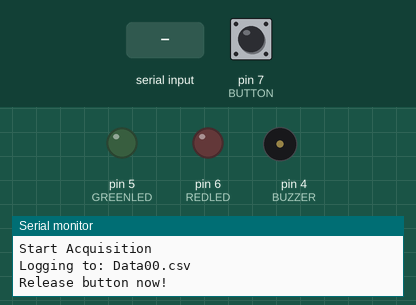
This sketch was run on a simulated Arduino Uno, built with avr-gcc and run on an emulated ATmega328P. Parts: output pins drawn as LEDs (lit = HIGH), buzzer (waves = sounding, pin HIGH), the last lines printed to the serial monitor. Wiring (inferred from the names in the program): DS1307 clock at I2C address 0x68. Inputs (shaded band) come from the test bench; at power-on: pin 7 (BUTTON) LOW. The local clock reads 2024-03-15 10:24:30 at power-on unless the sketch sets it; storage starts empty.

Above: at 1.2 s.
1.3 s: "R,45\n" received over Serial
At 6.9 s:
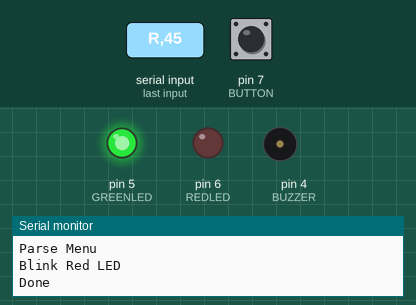
7.6 s: "1000\n" received over the second serial link
At 17.8 s:
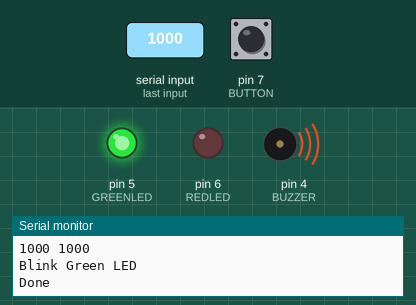
21.6 s: "1\n" received over the second serial link
At 27.6 s:
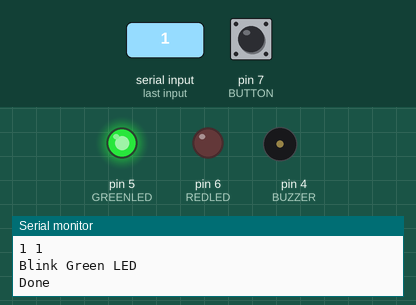
28.4 s: "R,45\n" received over Serial
At 32.0 s:
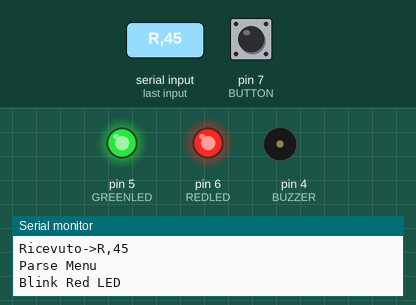
Timing chart, 0 to 33.7 s (numbered marks = the images above; inputs shaded):
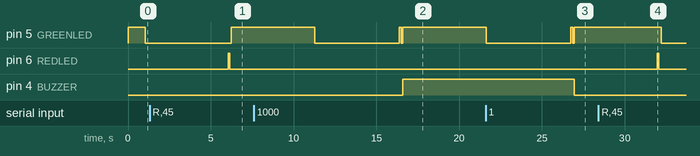

Measured:
- after the input at 1.3 s, pin 6 (REDLED): LOW → HIGH after 4.7 s, → LOW 0.10 s later
- after the input at 7.6 s, pin 4 (BUZZER): LOW → HIGH after 9.0 s
- after the input at 21.6 s, pin 4 (BUZZER): HIGH → LOW after 5.3 s
- after the input at 28.4 s, pin 6 (REDLED): LOW → HIGH after 3.6 s, → LOW 0.10 s later

The sketch:

S300buttonsAndLedAlarm.ino
```cpp
/*
  SD300buttonsAndLed

  Get data from an ELT S300 print on monitor
  and record to SD
  Start and stop by button

  CONNECTIONS
  Arduino S300

  Arduino  J13
  5V      4-5V
  GND     3-GND
  2-Rx    5-TxD
  3-Tx    6-RxD


  Digital pins
  4 Active Buzzer
  5 Green Led
  6 Red Led optional
  7 Pushbutton for start and stop logging
  2016/02/19

  Remember SS is on pin 10
  11,12 and 13 are used bi SPI and SD

  Added Time using DS1307
  Pin used A4 (SDA),A5 (SDL)

  Button on PIN 7
  LED green on PIN 5
  LED red on PIN 6

  2016/03/21
  Added Alarm on pin 3
  Added all libraries to the sketch folder

  2016/04/04
  Added different alarm tones for different ranges

  /Arduino Button Library by Jack Christensen
  https://github.com/JChristensen/Button

  //Arduino DS1307 librery by Peter Schmelzer & Oliver Kraus
*/

#include <SoftwareSerial.h>
#include <SPI.h>
#include <SdFat.h>

#include <Wire.h>
#include "DS1307new.h"     //by Peter Schmelzer & Oliver Kraus
#include "Button.h"        //https://github.com/JChristensen/Button

#define BUZZER 4
#define ALARMFREQ2000 880
#define ALARMFREQ1500 660
#define ALARMFREQ1000 440

// Log file base name.  Must be six characters or less.
#define FILE_BASE_NAME "Data"

#define GREENLED 5  //PWM pin
#define REDLED 6 //PWM pin
#define BUTTON 7
#define PULLUP false        //To keep things simple, we use the Arduino's internal pullup resistor.
#define INVERT true        //Since the pullup resistor will keep the pin high unless the
//switch is closed, this is negative logic, i.e. a high state
//means the button is NOT pressed. (Assuming a normally open switch.)
#define DEBOUNCE_MS 20     //A debounce time of 20 milliseconds usually works well for tactile button switches.
#define LONG_PRESS 1000    //We define a "long press" to be 1000 milliseconds.

#define INLENGTH 5          //Needed for input with termination
#define INTERMINATOR 13     //Needed for input with termination
char inString[INLENGTH + 1]; //Needed for input with termination
int inCount;                //Needed for input with termination
char comm;

// SD chip select pin.  Be sure to disable any other SPI devices such as Enet.
const uint8_t chipSelect = SS;

#define rxPin 2
#define txPin 3

SoftwareSerial mySerial(rxPin, txPin); // RX, TX

// File system object.
SdFat sd;

// Log file.
SdFile file;

bool InAcq = false;

int ore, minuti, secondi;

Button pushbutton(BUTTON, PULLUP, INVERT, DEBOUNCE_MS);    //Declare the button

//Serial input withEndMarker
//http://forum.arduino.cc/index.php?topic=288234.0
const byte numChars = 32;
char receivedChars[numChars];  // an array to store the received data
boolean newData = false;

// Error messages stored in flash.
#define error(msg) sd.errorHalt(F(msg))

unsigned int ppm;

boolean isAlarm = false;
int MaxCO2 = 2000;
int CO2Level1 = 1000;
int CO2Level2 = 1500;

//==============================================================================
// User functions.
//------------------------------------------------------------------------------
void TestSens() {
  Serial.println(F("Sensors Test"));
}
//------------------------------------------------------------------------------
void SetTime() {
  RTC.stopClock();
  Serial.println(F("SetTime"));
  Serial.print(F("Year"));
  GetCharFromSerial();
  ore = atoi(inString); //Use the same variables for Year..
  Serial.print(F("Month"));
  GetCharFromSerial();
  minuti = atoi(inString);
  Serial.print(F("Day"));
  GetCharFromSerial();
  secondi = atoi(inString);
  RTC.fillByYMD(ore, minuti, secondi);

  Serial.print(F("Hour"));
  GetCharFromSerial();
  ore = atoi(inString); //Use the same variables for Year..
  Serial.print(F("Minutes"));
  GetCharFromSerial();
  minuti = atoi(inString);
  Serial.print(F("Seconds"));
  GetCharFromSerial();
  secondi = atoi(inString);
  RTC.fillByHMS(ore, minuti, secondi);
  RTC.setTime();
  RTC.startClock();
}
//------------------------------------------------------------------------------
void GetTime() {
  Serial.println(F("GetTime"));
  RTC.getTime();
  Serial.print(F("RTC date: "));
  mon_print_date(RTC.year, RTC.month, RTC.day);
  Serial.print(F(" "));
  Serial.print(F("  time: "));
  mon_print_time(RTC.hour, RTC.minute, RTC.second);
  Serial.println();
}
//------------------------------------------------------------------------------
void mon_print_2d(uint8_t v)
{
  if ( v < 10 )
    Serial.print(F("0"));
  Serial.print(v, DEC);
}
//------------------------------------
void mon_print_3d(uint8_t v)
{
  if ( v < 10 )
    Serial.print(F(" "));
  if ( v < 100 )
    Serial.print(F(" "));
  Serial.print(v, DEC);
}
//------------------------------------
void mon_print_date(uint16_t y, uint8_t m, uint8_t d)
{
  Serial.print(y, DEC);
  Serial.print(F("-"));
  mon_print_2d(m);
  Serial.print(F("-"));
  mon_print_2d(d);
}
//------------------------------------
void mon_print_time(uint16_t h, uint8_t m, uint8_t s)
{
  mon_print_2d(h);
  Serial.print(F(":"));
  mon_print_2d(m);
  Serial.print(F(":"));
  mon_print_2d(s);
}

//------------------------------------------------------------------------------
void SD_print_2d(uint8_t v)
{
  if ( v < 10 )
    file.print(F("0"));
  file.print(v, DEC);
}
//------------------------------------
void SD_print_3d(uint8_t v)
{
  if ( v < 10 )
    file.print(F(" "));
  if ( v < 100 )
    file.print(F(" "));
  file.print(v, DEC);
}
//------------------------------------
void SD_print_date(uint16_t y, uint8_t m, uint8_t d)
{
  file.print(y, DEC);
  file.print(F("/"));
  SD_print_2d(m);
  file.print(F("/"));
  SD_print_2d(d);
}
//------------------------------------
void SD_print_time(uint16_t h, uint8_t m, uint8_t s)
{
  SD_print_2d(h);
  file.print(F(":"));
  SD_print_2d(m);
  file.print(F(":"));
  SD_print_2d(s);
}
//------------------------------------------------------------------------------
void BlinkGreen() {
  Serial.println(F("Blink Green LED"));
  digitalWrite(GREENLED, HIGH);
  delay(100);
  digitalWrite(GREENLED, LOW);
  delay(100);
}
//------------------------------------------------------------------------------
void BlinkRed() {
  Serial.println(F("Blink Red LED"));
  digitalWrite(REDLED, HIGH);
  delay(100);
  digitalWrite(REDLED, LOW);
  delay(100);
}
//------------------------------------------------------------------------------
void StopAcq() {
  Serial.println(F("Stop Acquisition"));
  InAcq = false;
}

//------------------------------------------------------------------------------
void StartAcq() {
  const uint8_t BASE_NAME_SIZE = sizeof(FILE_BASE_NAME) - 1;
  char fileName[13] = FILE_BASE_NAME "00.csv";

  Serial.println(F("Start Acquisition"));
  // Initialize the SD card at SPI_HALF_SPEED to avoid bus errors with
  // breadboards.  use SPI_FULL_SPEED for better performance.
  if (!sd.begin(chipSelect, SPI_HALF_SPEED)) {
    sd.initErrorHalt();
  }

  // Find an unused file name.
  if (BASE_NAME_SIZE > 6) {
    error("FILE_BASE_NAME too long");
  }
  while (sd.exists(fileName)) {
    if (fileName[BASE_NAME_SIZE + 1] != '9') {
      fileName[BASE_NAME_SIZE + 1]++;
    } else if (fileName[BASE_NAME_SIZE] != '9') {
      fileName[BASE_NAME_SIZE + 1] = '0';
      fileName[BASE_NAME_SIZE]++;
    } else {
      error("Can't create file name");
    }
  }
  if (!file.open(fileName, O_CREAT | O_WRITE | O_EXCL)) {
    error("file.open");
    return;
  }
  do {
    delay(10);
  } while (Serial.read() >= 0);
  Serial.print(F("Logging to: "));
  Serial.println(fileName);
  // Write data header.
  writeHeader();
  InAcq = true;
}
//------------------------------------------------------------------------------
void PrintVersion() {
  Serial.print(F("Version 0.4 "));
  Serial.print(__DATE__);
  Serial.print(F(" "));
  Serial.println(__TIME__);
}
//------------------------------------------------------------------------------
void GetCharFromSerial() {
  //Get string from serial and put in inString
  //first letter in comm
  Serial.flush(); //flush all previous received and transmitted data
  inCount = 0;
  do
  {
    while (!Serial.available());             // wait for input
    inString[inCount] = Serial.read();       // get it
    //++inCount;
    if (inString [inCount] == INTERMINATOR) break;
  } while (++inCount < INLENGTH);
  inString[inCount] = 0;                     // null terminate the string
  //ch=inString;
  Serial.print(F("Ricevuto->"));
  Serial.println(inString);
  comm = inString[0];
}
//------------------------------------------------------------------------------
void recvWithEndMarker() {
  static byte ndx = 0;
  char endMarker = '\n';
  char rc;

  // if (mySerial.available() > 0) {
  while (mySerial.available() > 0 && newData == false) {
    rc = mySerial.read();

    if (rc != endMarker) {
      receivedChars[ndx] = rc;
      ndx++;
      if (ndx >= numChars) {
        ndx = numChars - 1;
      }
    }
    else {
      receivedChars[ndx] = '\0'; // terminate the string
      ndx = 0;
      newData = true;
    }
  }
}

//------------------------------------------------------------------------------
void showNewData() {
  if (newData == true) {
    //Serial.print("This just in ... ");
    Serial.print(receivedChars);
    ppm = atoi(receivedChars);
    Serial.print(" ");
    Serial.print(ppm);
    Serial.println();
    logData(ppm);
    PlayAlarm(ppm);
    newData = false;
  }
}

//------------------------------------------------------------------------------
// Write data header.
void writeHeader() {
  file.print(F("seconds"));
  file.print(F(";ppm"));
  //file.print(i, DEC);
  file.println();
}

//------------------------------------------------------------------------------
// Log a data record.
void logData(int ppm) {

  RTC.getTime();
  delay(100);
  SD_print_date(RTC.year, RTC.month, RTC.day);
  file.print(F(" "));
  SD_print_time(RTC.hour, RTC.minute, RTC.second);
  file.print(':');

  // Write data to file.
  //RTC.getTime();
  //delay(100);
  file.print(RTC.year, DEC);
  file.print('/');
  file.print(RTC.month, DEC);
  file.print('/');
  file.print(RTC.day, DEC);
  file.print(' ');
  file.print(RTC.hour, DEC);
  file.print(':');
  file.print(RTC.minute, DEC);
  file.print(':');
  file.print(RTC.second, DEC);
  //file.println();
  // Write data to file.  Start with log time in micros.


  file.write(';');
  file.print(ppm);

  file.println();
  BlinkGreen();

  if (ppm >= MaxCO2) {
    isAlarm = true;
  }
  else {
    isAlarm = false;
  }
}
//------------------------------------------------------------------------------

void PlayAlarm (int ppm) {
  /*
    switch with ranges work only with gcc
    http://forum.arduino.cc/index.php?topic=247382.0
    http://forum.arduino.cc/index.php?topic=42308.0
     maybe a If cascade statements will be better for compatibility
    http://stackoverflow.com/questions/16885398/c-arduino-switch-case
    https://forum.processing.org/two/discussion/3160/is-it-possible-to-have-ranges-in-switch-and-case
    example
    if (value>=0 && value<=250 {
    // some code 0..250
    }
    else
    if (value>250 && value<=500) {
    // some code 251..500
    }
    else
    if (value>500 && value<=1000) {
    // etc.
    }
    else {
    // all other values (less than zero or 1001...)
    }

  */
  switch (ppm) {
    case 0 ... 999:
      // no sound
      //noTone();
      digitalWrite(BUZZER, LOW);
      break;
    case 1000 ... 1499:
      //tone(BUZZER, ALARMFREQ1000, 800);
      digitalWrite(BUZZER, HIGH);
      break;
    case 1500 ... 1999:
      //tone(BUZZER, ALARMFREQ1500, 800);
      digitalWrite(BUZZER, HIGH);
      break;
    case 2000 ... 10000:
      //tone(BUZZER, ALARMFREQ2000, 800);
      digitalWrite(BUZZER, HIGH);
      break;
    default:
      // if nothing else matches, do the default
      // default is optional
      //noTone();
      digitalWrite(BUZZER, LOW);
      break;
  }
}

//------------------------------------------------------------------------------
void PrintMenu() {
  Serial.println(F("v Print version"));
  Serial.println(F("T Get Time"));
  Serial.println(F("t Set Time"));
  Serial.println(F("B Blink green LED"));
  Serial.println(F("R Blink red LED"));
  Serial.println(F("m print Menu"));
  Serial.println(F("--------------------"));
  Serial.println(F("Type choice and press enter"));
}

//------------------------------------------------------------------------------
void ParseMenu(char Stringa) {
  Serial.println(F("Parse Menu"));
  switch (Stringa) {
    case 'm':
      PrintMenu();
      break;
    case 'B':
      BlinkGreen();
      break;
    case 'R':
      BlinkRed();
      break;
    case 'v':
      PrintVersion();
      break;
    case 'S':
      TestSens();
      break;
    case 'T':
      GetTime();
      break;
    case 't':
      SetTime();
      break;
    default:
      Serial.print(F("Command Unknown! ->"));
      Serial.println(Stringa, HEX);
  }
}

//------------------------------------------------------------------------------
//==============================================================================
void setup() {
  // Open serial communications and wait for port to open:
  Serial.begin(115200);
  /*
    while (!Serial) {
    ; // wait for serial port to connect. Needed for native USB port only
    }
  */

  Serial.println(F("S300buttonsAndLed"));
  // set the data rate for the SoftwareSerial port
  pinMode(rxPin, INPUT);
  pinMode(txPin, OUTPUT);
  mySerial.begin(38400);

  pinMode(GREENLED, OUTPUT);
  pinMode(REDLED, OUTPUT);
  pinMode(BUZZER, OUTPUT);
  digitalWrite(GREENLED, HIGH);
  digitalWrite(BUZZER, LOW);

  //pinMode(BUTTON, INPUT);  //INPUT_PULLUP   //Done by the button library

  PrintMenu();
}

void loop() {
  pushbutton.read();                //Read the button

  if (InAcq == true) {
    recvWithEndMarker();
    receivedChars[7] = '\0';
    showNewData();
    /*
      if (isAlarm = true) {
      tone(BUZZER, ALARMFREQ, 800);
      }
    */
    if (pushbutton.pressedFor(LONG_PRESS)) {
      // Close file and stop.
      file.close();
      Serial.println(F("Done"));
      InAcq = false;
      digitalWrite(GREENLED, HIGH);
      delay(5000);  //Avoid to cach button again and stops!
    }
    /*
        if (Serial.available()) {  //button check for stop
          // Close file and stop.
          file.close();
          Serial.println(F("Done"));
          InAcq = false;
        }
    */
  }
  else {
    //buttoncheck for start
    if (pushbutton.pressedFor(LONG_PRESS)) {
      Serial.println("Long press!");
      StartAcq();
      InAcq = true;
      digitalWrite(GREENLED, LOW);
      Serial.println("Release button now!");
      delay(5000);  //Avoid to cach button again and stops!

    }


  }


  if (Serial.available()) {
    GetCharFromSerial();
    Serial.print(F("Ricevuto->"));
    Serial.println(inString);
    ParseMenu(comm);
  }
}
```

Button.h
```cpp
// (licence header left out)
#ifndef Button_h
#define Button_h
#if ARDUINO >= 100
#include <Arduino.h>
#else
#include <WProgram.h>
#endif
class Button
{
    public:
        Button(uint8_t pin, uint8_t puEnable, uint8_t invert, uint32_t dbTime);
        uint8_t read();
        uint8_t isPressed();
        uint8_t isReleased();
        uint8_t wasPressed();
        uint8_t wasReleased();
        uint8_t pressedFor(uint32_t ms);
        uint8_t releasedFor(uint32_t ms);
        uint32_t lastChange();

    private:
        uint8_t _pin;           //arduino pin number
        uint8_t _puEnable;      //internal pullup resistor enabled
        uint8_t _invert;        //if 0, interpret high state as pressed, else interpret low state as pressed
        uint8_t _state;         //current button state
        uint8_t _lastState;     //previous button state
        uint8_t _changed;       //state changed since last read
        uint32_t _time;         //time of current state (all times are in ms)
        uint32_t _lastChange;   //time of last state change
        uint32_t _dbTime;       //debounce time
};
#endif
```

DS1307new.h
```cpp
// (licence header left out)
#ifndef DS1307new_h
#define DS1307new_h

// *********************************************
// INCLUDE
// *********************************************
#if defined(ARDUINO) && ARDUINO >= 100
#include "Arduino.h"
#else
#include "WProgram.h"
#endif

// *********************************************
// Library interface description
// *********************************************
class DS1307new
{
  public:
    DS1307new();
    uint8_t isPresent(void);
    void startClock(void);
    void stopClock(void);
    void setTime(void);
    void getTime(void);
    void getCTRL(void);
    void setCTRL(void);
    void getRAM(uint8_t rtc_addr, uint8_t * rtc_ram, uint8_t rtc_quantity);
    void setRAM(uint8_t rtc_addr, uint8_t * rtc_ram, uint8_t rtc_quantity);
    uint8_t second;
    uint8_t minute;
    uint8_t hour;
    uint8_t dow;			// day of week, 0 = sunday
    uint8_t day;
    uint8_t month;
    uint16_t year;


    uint8_t ctrl;

    uint16_t ydn;		// day within the year (year day number, starts with 1 = 1. Jan)
    uint16_t cdn;		// days after 2000-01-01 (century day number, starts with 0)
    uint32_t time2000;	// seconds after 2000-01-01 00:00 (max value: 2136-02-07 06:28:15)

    void fillByCDN(uint16_t _cdn);
    void fillByTime2000(uint32_t _time2000);
    void fillByHMS(uint8_t h, uint8_t m, uint8_t s);
    void fillByYMD(uint16_t y, uint8_t m, uint8_t d);
    uint8_t isMEZSummerTime(void);

  private:
    uint8_t is_leap_year(uint16_t y);
    void calculate_ydn(void);			// calculate ydn from year, month & day
    void calculate_cdn(void);			// calculate cdn from year & ydn
    void calculate_dow(void);			// calculate dow from ydn
    void calculate_time2000(void);		// calculate time2000 from cdn, hour, minute & second

    uint16_t _corrected_year_day_number(void);
    void calculate_month_by_year_and_ydn(void);
    void calculate_day_by_month_year_and_ydn(void);

    uint8_t dec2bcd(uint8_t num);
    uint8_t bcd2dec(uint8_t num);
};

extern DS1307new RTC;

#endif
```

Source omitted: Button.cpp (5509 bytes), DS1307new.cpp (12106 bytes)
